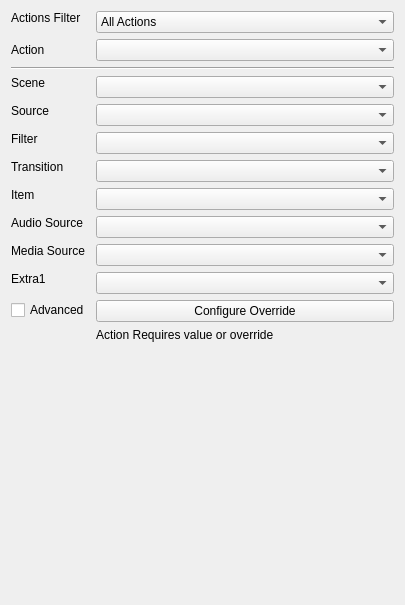
<?xml version="1.0" encoding="UTF-8"?>
<ui version="4.0">
 <class>OBSActionsWidget</class>
 <widget class="QWidget" name="OBSActionsWidget">
  <property name="geometry">
   <rect>
    <x>0</x>
    <y>0</y>
    <width>405</width>
    <height>605</height>
   </rect>
  </property>
  <property name="sizePolicy">
   <sizepolicy hsizetype="Preferred" vsizetype="Preferred">
    <horstretch>0</horstretch>
    <verstretch>0</verstretch>
   </sizepolicy>
  </property>
  <property name="maximumSize">
   <size>
    <width>405</width>
    <height>16777215</height>
   </size>
  </property>
  <property name="windowTitle">
   <string>OBS Actions Widget</string>
  </property>
  <layout class="QFormLayout" name="formLayout">
   <item row="2" column="0">
    <widget class="QLabel" name="label_obs_action">
     <property name="sizePolicy">
      <sizepolicy hsizetype="Preferred" vsizetype="Fixed">
       <horstretch>0</horstretch>
       <verstretch>0</verstretch>
      </sizepolicy>
     </property>
     <property name="text">
      <string>Actions Filter</string>
     </property>
     <property name="buddy">
      <cstring>cb_obs_action</cstring>
     </property>
    </widget>
   </item>
   <item row="2" column="1">
    <widget class="QComboBox" name="cb_obs_action">
     <property name="sizePolicy">
      <sizepolicy hsizetype="Preferred" vsizetype="Fixed">
       <horstretch>0</horstretch>
       <verstretch>0</verstretch>
      </sizepolicy>
     </property>
     <item>
      <property name="text">
       <string>All Actions</string>
      </property>
     </item>
     <item>
      <property name="text">
       <string>Frontend</string>
      </property>
     </item>
     <item>
      <property name="text">
       <string>Scenes</string>
      </property>
     </item>
     <item>
      <property name="text">
       <string>Sources</string>
      </property>
     </item>
     <item>
      <property name="text">
       <string>Filters</string>
      </property>
     </item>
     <item>
      <property name="text">
       <string>Media</string>
      </property>
     </item>
    </widget>
   </item>
   <item row="3" column="0">
    <widget class="QLabel" name="label_obs_output_action">
     <property name="sizePolicy">
      <sizepolicy hsizetype="Fixed" vsizetype="Fixed">
       <horstretch>0</horstretch>
       <verstretch>0</verstretch>
      </sizepolicy>
     </property>
     <property name="maximumSize">
      <size>
       <width>100</width>
       <height>25</height>
      </size>
     </property>
     <property name="text">
      <string>Action</string>
     </property>
     <property name="buddy">
      <cstring>cb_obs_output_action</cstring>
     </property>
    </widget>
   </item>
   <item row="3" column="1">
    <widget class="QComboBox" name="cb_obs_output_action">
     <property name="sizePolicy">
      <sizepolicy hsizetype="Preferred" vsizetype="Fixed">
       <horstretch>0</horstretch>
       <verstretch>0</verstretch>
      </sizepolicy>
     </property>
     <property name="sizeAdjustPolicy">
      <enum>QComboBox::AdjustToContents</enum>
     </property>
    </widget>
   </item>
   <item row="4" column="0" colspan="2">
    <widget class="Line" name="line">
     <property name="sizePolicy">
      <sizepolicy hsizetype="Preferred" vsizetype="Fixed">
       <horstretch>0</horstretch>
       <verstretch>0</verstretch>
      </sizepolicy>
     </property>
     <property name="minimumSize">
      <size>
       <width>50</width>
       <height>0</height>
      </size>
     </property>
     <property name="lineWidth">
      <number>1</number>
     </property>
     <property name="midLineWidth">
      <number>0</number>
     </property>
     <property name="orientation">
      <enum>Qt::Horizontal</enum>
     </property>
    </widget>
   </item>
   <item row="5" column="0">
    <widget class="QLabel" name="label_obs_output_scene">
     <property name="sizePolicy">
      <sizepolicy hsizetype="Preferred" vsizetype="Fixed">
       <horstretch>0</horstretch>
       <verstretch>0</verstretch>
      </sizepolicy>
     </property>
     <property name="text">
      <string>Scene</string>
     </property>
     <property name="buddy">
      <cstring>cb_obs_output_scene</cstring>
     </property>
    </widget>
   </item>
   <item row="5" column="1">
    <widget class="QComboBox" name="cb_obs_output_scene">
     <property name="sizePolicy">
      <sizepolicy hsizetype="Preferred" vsizetype="Fixed">
       <horstretch>0</horstretch>
       <verstretch>0</verstretch>
      </sizepolicy>
     </property>
    </widget>
   </item>
   <item row="6" column="0">
    <widget class="QLabel" name="label_obs_output_source">
     <property name="sizePolicy">
      <sizepolicy hsizetype="Preferred" vsizetype="Fixed">
       <horstretch>0</horstretch>
       <verstretch>0</verstretch>
      </sizepolicy>
     </property>
     <property name="text">
      <string>Source</string>
     </property>
     <property name="buddy">
      <cstring>cb_obs_output_source</cstring>
     </property>
    </widget>
   </item>
   <item row="6" column="1">
    <widget class="QComboBox" name="cb_obs_output_source">
     <property name="sizePolicy">
      <sizepolicy hsizetype="Preferred" vsizetype="Fixed">
       <horstretch>0</horstretch>
       <verstretch>0</verstretch>
      </sizepolicy>
     </property>
    </widget>
   </item>
   <item row="7" column="0">
    <widget class="QLabel" name="label_obs_output_filter">
     <property name="sizePolicy">
      <sizepolicy hsizetype="Preferred" vsizetype="Fixed">
       <horstretch>0</horstretch>
       <verstretch>0</verstretch>
      </sizepolicy>
     </property>
     <property name="text">
      <string>Filter</string>
     </property>
     <property name="buddy">
      <cstring>cb_obs_output_filter</cstring>
     </property>
    </widget>
   </item>
   <item row="7" column="1">
    <widget class="QComboBox" name="cb_obs_output_filter">
     <property name="sizePolicy">
      <sizepolicy hsizetype="Preferred" vsizetype="Fixed">
       <horstretch>0</horstretch>
       <verstretch>0</verstretch>
      </sizepolicy>
     </property>
    </widget>
   </item>
   <item row="8" column="0">
    <widget class="QLabel" name="label_obs_output_transition">
     <property name="sizePolicy">
      <sizepolicy hsizetype="Preferred" vsizetype="Fixed">
       <horstretch>0</horstretch>
       <verstretch>0</verstretch>
      </sizepolicy>
     </property>
     <property name="text">
      <string>Transition</string>
     </property>
     <property name="buddy">
      <cstring>cb_obs_output_transition</cstring>
     </property>
    </widget>
   </item>
   <item row="8" column="1">
    <widget class="QComboBox" name="cb_obs_output_transition">
     <property name="sizePolicy">
      <sizepolicy hsizetype="Preferred" vsizetype="Fixed">
       <horstretch>0</horstretch>
       <verstretch>0</verstretch>
      </sizepolicy>
     </property>
    </widget>
   </item>
   <item row="9" column="0">
    <widget class="QLabel" name="label_obs_output_item">
     <property name="sizePolicy">
      <sizepolicy hsizetype="Preferred" vsizetype="Fixed">
       <horstretch>0</horstretch>
       <verstretch>0</verstretch>
      </sizepolicy>
     </property>
     <property name="text">
      <string>Item</string>
     </property>
     <property name="buddy">
      <cstring>cb_obs_output_item</cstring>
     </property>
    </widget>
   </item>
   <item row="9" column="1">
    <widget class="QComboBox" name="cb_obs_output_item">
     <property name="sizePolicy">
      <sizepolicy hsizetype="Preferred" vsizetype="Fixed">
       <horstretch>0</horstretch>
       <verstretch>0</verstretch>
      </sizepolicy>
     </property>
    </widget>
   </item>
   <item row="10" column="0">
    <widget class="QLabel" name="label_obs_output_audio_source">
     <property name="sizePolicy">
      <sizepolicy hsizetype="Preferred" vsizetype="Fixed">
       <horstretch>0</horstretch>
       <verstretch>0</verstretch>
      </sizepolicy>
     </property>
     <property name="text">
      <string>Audio Source</string>
     </property>
     <property name="buddy">
      <cstring>cb_obs_output_audio_source</cstring>
     </property>
    </widget>
   </item>
   <item row="10" column="1">
    <widget class="QComboBox" name="cb_obs_output_audio_source">
     <property name="sizePolicy">
      <sizepolicy hsizetype="Preferred" vsizetype="Fixed">
       <horstretch>0</horstretch>
       <verstretch>0</verstretch>
      </sizepolicy>
     </property>
    </widget>
   </item>
   <item row="11" column="0">
    <widget class="QLabel" name="label_obs_output_media_source">
     <property name="sizePolicy">
      <sizepolicy hsizetype="Preferred" vsizetype="Fixed">
       <horstretch>0</horstretch>
       <verstretch>0</verstretch>
      </sizepolicy>
     </property>
     <property name="text">
      <string>Media Source</string>
     </property>
     <property name="buddy">
      <cstring>cb_obs_output_media_source</cstring>
     </property>
    </widget>
   </item>
   <item row="11" column="1">
    <widget class="QComboBox" name="cb_obs_output_media_source">
     <property name="sizePolicy">
      <sizepolicy hsizetype="Preferred" vsizetype="Fixed">
       <horstretch>0</horstretch>
       <verstretch>0</verstretch>
      </sizepolicy>
     </property>
    </widget>
   </item>
   <item row="12" column="0">
    <widget class="QLabel" name="label_obs_output_extra_1">
     <property name="sizePolicy">
      <sizepolicy hsizetype="Preferred" vsizetype="Fixed">
       <horstretch>0</horstretch>
       <verstretch>0</verstretch>
      </sizepolicy>
     </property>
     <property name="text">
      <string>Extra1</string>
     </property>
     <property name="buddy">
      <cstring>cb_obs_output_extra_1</cstring>
     </property>
    </widget>
   </item>
   <item row="12" column="1">
    <widget class="QComboBox" name="cb_obs_output_extra_1">
     <property name="sizePolicy">
      <sizepolicy hsizetype="Preferred" vsizetype="Fixed">
       <horstretch>0</horstretch>
       <verstretch>0</verstretch>
      </sizepolicy>
     </property>
    </widget>
   </item>
   <item row="13" column="0">
    <widget class="QCheckBox" name="check_advanced">
     <property name="text">
      <string>Advanced</string>
     </property>
    </widget>
   </item>
   <item row="13" column="1">
    <widget class="QPushButton" name="pb_override">
     <property name="text">
      <string>Configure Override</string>
     </property>
    </widget>
   </item>
   <item row="14" column="1">
    <widget class="QLabel" name="label_advanced">
     <property name="sizePolicy">
      <sizepolicy hsizetype="Preferred" vsizetype="Fixed">
       <horstretch>0</horstretch>
       <verstretch>0</verstretch>
      </sizepolicy>
     </property>
     <property name="text">
      <string>Action Requires value or override</string>
     </property>
     <property name="buddy">
      <cstring>check_advanced</cstring>
     </property>
    </widget>
   </item>
  </layout>
 </widget>
 <resources/>
 <connections>
  <connection>
   <sender>check_advanced</sender>
   <signal>clicked(bool)</signal>
   <receiver>pb_override</receiver>
   <slot>setVisible(bool)</slot>
   <hints>
    <hint type="sourcelabel">
     <x>72</x>
     <y>442</y>
    </hint>
    <hint type="destinationlabel">
     <x>242</x>
     <y>448</y>
    </hint>
   </hints>
  </connection>
 </connections>
</ui>
